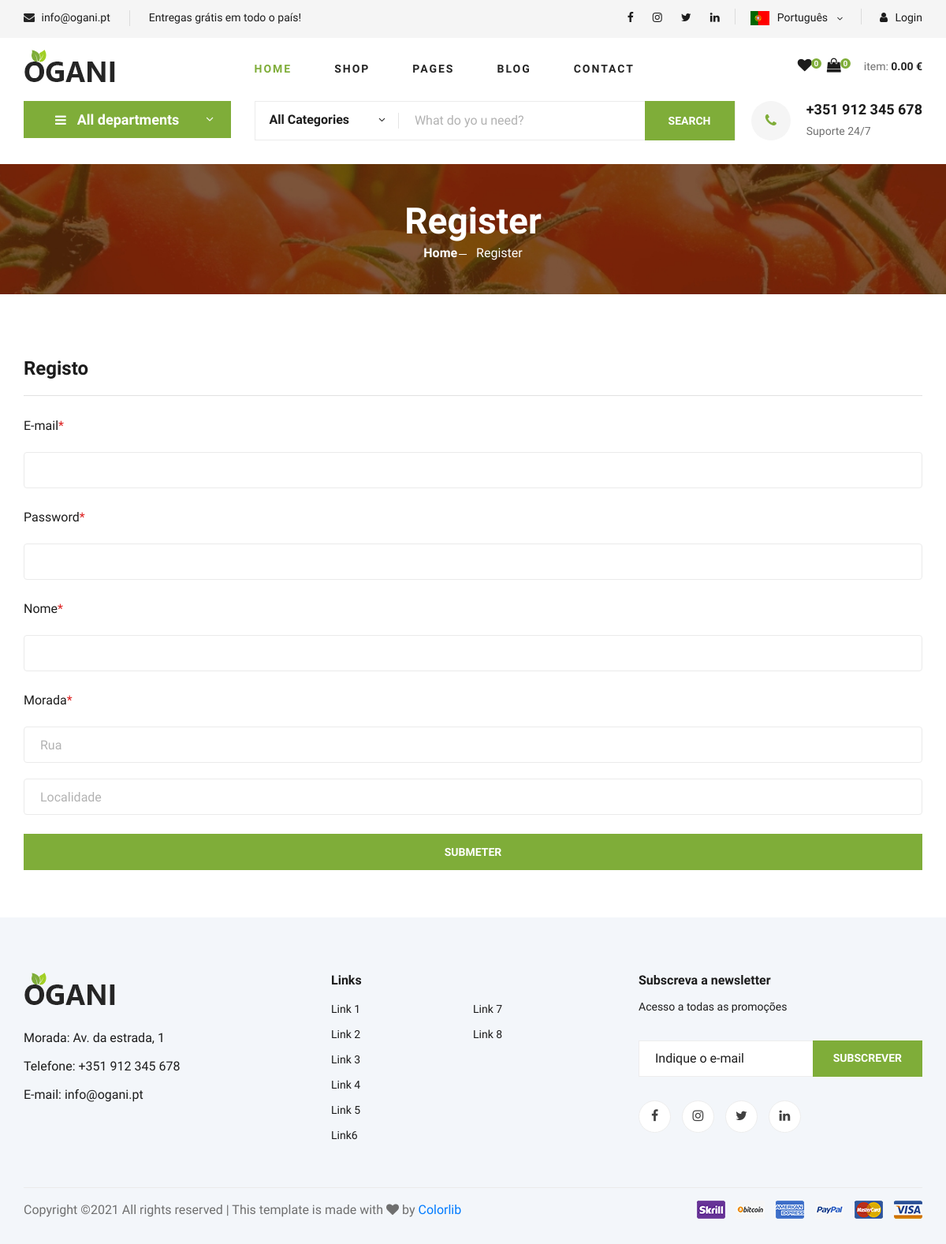
/register.php, run on the app's committed database.
### tables this page shows
CREATE TABLE `variaveispt` (
  `id` int(11) NOT NULL,
  `email` varchar(40) NOT NULL,
  `textotopo` varchar(250) NOT NULL,
  `logotipo` varchar(25) DEFAULT NULL,
  `morada` varchar(80) DEFAULT NULL,
  `telefone` varchar(30) NOT NULL,
  `emailFooter` varchar(80) NOT NULL,
  `linksUteis` varchar(50) DEFAULT NULL,
  `joinNewsletter` varchar(100) DEFAULT NULL,
  `textoNewsletter` varchar(100) DEFAULT NULL,
  `inputNewsletter` varchar(100) DEFAULT NULL,
  `buttonNewsletter` varchar(25) DEFAULT NULL,
  `suporteTelefone` varchar(30) DEFAULT NULL,
  `suporteTexto` varchar(80) DEFAULT NULL
);

CREATE TABLE `redessociais` (
  `id` int(11) NOT NULL,
  `class` varchar(30) NOT NULL,
  `link` varchar(30) NOT NULL
);

CREATE TABLE `linksuteis` (
  `id` int(11) NOT NULL,
  `link` varchar(100) NOT NULL,
  `texto` varchar(100) NOT NULL
);

### register.php (the view, shortened to what this page needs)
<?php
require_once("connection/connection.php");
$emailErr = $passwordErr = $nomeErr = $ruaErr = $localidadeErr="";
$email = $password = $nome = $rua = $localidade = "";
?>
<!DOCTYPE html>
<html lang="pt">
<head>
    <link rel="stylesheet" href="css/bootstrap.min.css" type="text/css">
    <link rel="stylesheet" href="css/font-awesome.min.css" type="text/css">
    <link rel="stylesheet" href="css/elegant-icons.css" type="text/css">
    <link rel="stylesheet" href="css/nice-select.css" type="text/css">
    <link rel="stylesheet" href="css/jquery-ui.min.css" type="text/css">
    <link rel="stylesheet" href="css/owl.carousel.min.css" type="text/css">
    <link rel="stylesheet" href="css/slicknav.min.css" type="text/css">
    <link rel="stylesheet" href="css/style.css" type="text/css">
</head>
<body onload="onload()">
    <?php require_once("header.php"); ?>
    <section class="hero hero-normal">
        <div class="container">
            <div class="row">
                <div class="col-lg-3">
                    <div class="hero__categories">
                        <div class="hero__categories__all">
                            <i class="fa fa-bars"></i>
                            <span>All departments</span>
                        </div>
                    </div>
                </div>
                <div class="col-lg-9">
                    <div class="hero__search">
                        <div class="hero__search__form">
                            <form action="#">
                                <div class="hero__search__categories">
                                    All Categories
                                    <span class="arrow_carrot-down"></span>
                                </div>
                                <input type="text" placeholder="What do yo u need?">
                                <button type="submit" class="site-btn">SEARCH</button>
                            </form>
                        </div>
                        <div class="hero__search__phone">
                            <div class="hero__search__phone__icon">
                                <i class="fa fa-phone"></i>
                            </div>
                            <div class="hero__search__phone__text">
                                <h5><?= $row_rsVariaveis['suporteTelefone']?></h5>
                                <span><?= $row_rsVariaveis['suporteTexto']?></span>
                            </div>
                        </div>
                    </div>
                </div>
            </div>
        </div>
    </section>
    <section class="breadcrumb-section set-bg" data-setbg="img/breadcrumb.jpg">
        <div class="container">
            <div class="row">
                <div class="col-lg-12 text-center">
                    <div class="breadcrumb__text">
                        <h2>Register</h2>
                        <div class="breadcrumb__option">
                            <a href="./index.php">Home</a>
                            <span>Register</span>
                        </div>
                    </div>
                </div>
            </div>
        </div>
    </section>
    <section class="checkout spad">
        <div class="container">
            <div class="checkout__form">
                <h4>Registo</h4>
                <form method="POST" action="register.php">
                    <div class="row">
                        <div class="col-lg-12 col-md-12">
                                <div class="checkout__input">
                                    <p>E-mail<span>*</span><span style="color: red;"><?= $emailErr?></span></p>
                                    <input type="email" name="email" value="<?= $email?>" required>
                                </div>
                                <div class="checkout__input">
                                    <p>Password<span>*</span><span style="color: red;"><?= $passwordErr?></span></p>
                                    <input type="password" name="password" value="<?= $password?>" required>
                                </div>
                                <div class="checkout__input">
                                    <p>Nome<span>*</span><span style="color: red;"><?= $nomeErr?></span></p>
                                    <input type="text" name="nome" value="<?= $nome?>" required>
                                </div>
                            <div class="checkout__input">
                                <p>Morada<span>*</span><span style="color: red;"><?= $ruaErr?></span><span style="color: red;"><?= $localidadeErr?></span></p>
                                <input type="text" placeholder="Rua" name="rua" value="<?= $rua?>" class="checkout__input__add" required>
                                <input type="text" placeholder="Localidade" name="localidade" value="<?= $localidade?>" required>
                            </div>
                            <button type="submit" class="site-btn" style="width: 100%;">SUBMETER</button>
                        </div>
                    </div>
                </form>
            </div>
        </div>
    </section>
    <?php require_once("footer.php"); ?>
</body>
</html>

### header.php (shortened to what this page needs)
<?php
if (isset($_GET['lang'])) {
    $lang=$_GET['lang'];
    setcookie("lang",$lang);
  }
  else
    if (isset($_COOKIE['lang'])) {
      $lang=$_COOKIE['lang'];
    }
    else {
      $lang="pt";
    }
$qVariaveis = "SELECT * FROM variaveis$lang";
$rsVariaveis = $csogani->query($qVariaveis);
$rsVariaveis->data_seek(0);
$row_rsVariaveis=$rsVariaveis->fetch_assoc();
$qRedesSociais = "SELECT * FROM redessociais";
$rsRedesSociais = $csogani->query($qRedesSociais);
$rsRedesSociais->data_seek(0);
?>
<header class="header">
        <div class="header__top">
            <div class="container">
                <div class="row">
                    <div class="col-lg-6 col-md-6">
                        <div class="header__top__left">
                            <ul>
                                <li><i class="fa fa-envelope"></i> <?= $row_rsVariaveis['email']?></li>
                                <li><?= $row_rsVariaveis['textotopo']?></li>
                            </ul>
                        </div>
                    </div>
                    <div class="col-lg-6 col-md-6">
                        <div class="header__top__right">
                            <div class="header__top__right__social">
                            <?php while ($row_rsRedesSociais = $rsRedesSociais->fetch_assoc()) {  ?>
                                <a href="<?= $row_rsRedesSociais['link']?>"><i class="<?= $row_rsRedesSociais['class']?>"></i></a>
                            <?php } ?>
                            </div>
                            <div class="header__top__right__language">
                                <img src="img/<?= $lang?>.png" alt="">
                                <div><?php
                                    switch ($lang) {
                                        case "pt": echo "Português"; break;
                                    }
                                ?></div>
                                <span class="arrow_carrot-down"></span>
                            </div>
                            <div class="header__top__right__auth">
                                <?php if (!isset($_SESSION['loginDone'])||$_SESSION['loginDone']!=true) {?>
                                    <a href="login.php"><i class="fa fa-user"></i> Login</a>
                                <?php } else { ?>
                                    <a href="logout.php"><i class="fa fa-user"></i> Logout</a>
                                <?php } ?>
                            </div>
                        </div>
                    </div>
                </div>
            </div>
        </div>
        <div class="container">
            <div class="row">
                <div class="col-lg-3">
                    <div class="header__logo">
                        <a href="./index.php"><img src="img/<?= $row_rsVariaveis['logotipo']?>" alt=""></a>
                    </div>
                </div>
                <div class="col-lg-6">
                    <nav class="header__menu">
                        <ul>
                            <li class="active"><a href="./index.php">Home</a></li>
                            <li><a href="./shop-grid.html">Shop</a></li>
                            <li><a href="#">Pages</a>
                            </li>
                            <li><a href="./blog.html">Blog</a></li>
                            <li><a href="./contact.html">Contact</a></li>
                        </ul>
                    </nav>
                </div>
                <div class="col-lg-3">
                    <div class="header__cart">
                        <ul>
                            <li><a href="#"><i class="fa fa-heart"></i> <span>0</span></a></li>
                            <li><a href="shoping-cart.php"><i class="fa fa-shopping-bag"></i> <span id="numProds">0</span></a></li>
                        </ul>
                        <div class="header__cart__price">item: <span id="total">0.00 €</span></div>
                    </div>
                </div>
            </div>
        </div>
    </header>

### footer.php (shortened to what this page needs)
<?php
if (isset($_GET['lang'])) {
    $lang=$_GET['lang'];
    setcookie("lang",$lang);
  }
  else
    if (isset($_COOKIE['lang'])) {
      $lang=$_COOKIE['lang'];
    }
    else {
      $lang="pt";
    }
$qVariaveis = "SELECT * FROM variaveis$lang";
$rsVariaveis = $csogani->query($qVariaveis);
$rsVariaveis->data_seek(0);
$row_rsVariaveis=$rsVariaveis->fetch_assoc();
$qRedesSociais = "SELECT * FROM redessociais";
$rsRedesSociais = $csogani->query($qRedesSociais);
$rsRedesSociais->data_seek(0);
$qLinks = "SELECT * FROM linksuteis";
$rsLinks = $csogani->query($qLinks);
$rsLinks->data_seek(0);
?>
<footer class="footer spad">
        <div class="container">
            <div class="row">
                <div class="col-lg-3 col-md-6 col-sm-6">
                    <div class="footer__about">
                        <div class="footer__about__logo">
                            <a href="./index.html"><img src="img/<?= $row_rsVariaveis['logotipo']?>" alt=""></a>
                        </div>
                        <ul>
                            <li><?= $row_rsVariaveis['morada']?></li>
                            <li><?= $row_rsVariaveis['telefone']?></li>
                            <li><?= $row_rsVariaveis['emailFooter']?></li>
                        </ul>
                    </div>
                </div>
                <div class="col-lg-4 col-md-6 col-sm-6 offset-lg-1">
                    <div class="footer__widget">
                        <h6><?= $row_rsVariaveis['linksUteis']?></h6>
                        <ul>
                        <?php
                            $numLinks=1;
                            while ($row_rsLinks = $rsLinks->fetch_assoc()) {
                                if ($numLinks==7) {
                                    echo "</ul><ul>";
                                }
                                ?>
                            <li><a href="<?= $row_rsLinks['link']?>"><?= $row_rsLinks['texto']?></a></li>
                        <?php
                            $numLinks++;
                            } ?>
                        </ul>
                    </div>
                </div>
                <div class="col-lg-4 col-md-12">
                    <div class="footer__widget">
                        <h6><?= $row_rsVariaveis['joinNewsletter']?></h6>
                        <p><?= $row_rsVariaveis['textoNewsletter']?></p>
                        <form action="newsletter.php" method="POST">
                            <input type="text" placeholder="<?= $row_rsVariaveis['inputNewsletter']?>" name="email">
                            <button type="submit" class="site-btn" onclick="subscreve()"><?= $row_rsVariaveis['buttonNewsletter']?></button>
                        </form>
                        <div class="footer__widget__social">
                        <?php
                        $rsRedesSociais->data_seek(0);
                        while ($row_rsRedesSociais = $rsRedesSociais->fetch_assoc()) {  ?>
                                <a href="<?= $row_rsRedesSociais['link']?>"><i class="<?= $row_rsRedesSociais['class']?>"></i></a>
                            <?php } ?>
                        </div>
                    </div>
                </div>
            </div>
            <div class="row">
                <div class="col-lg-12">
                    <div class="footer__copyright">
                        <div class="footer__copyright__text"><p>
  Copyright &copy;<script>document.write(new Date().getFullYear());</script> All rights reserved | This template is made with <i class="fa fa-heart" aria-hidden="true"></i> by <a href="https://colorlib.com" target="_blank">Colorlib</a>
  </p></div>
                        <div class="footer__copyright__payment"><img src="img/payment-item.png" alt=""></div>
                    </div>
                </div>
            </div>
        </div>
    </footer>

### data on the page
variaveispt: email "info@ogani.pt", textotopo "Entregas grátis em todo o país!", logotipo (picture), suporteTelefone "+351 912 345 678", suporteTexto "Suporte 24/7", morada "Morada: Av. da estrada, 1", telefone "Telefone: +351 912 345 678", emailFooter "E-mail: info@ogani.pt", linksUteis "Links", joinNewsletter "Subscreva a newsletter", textoNewsletter "Acesso a todas as promoções", email "Indique o e-mail", buttonNewsletter "SUBSCREVER"
linksuteis: texto "Link 1"
linksuteis: texto "Link 2"
linksuteis: texto "Link 3"
linksuteis: texto "Link 4"
linksuteis: texto "Link 5"
linksuteis: texto "Link6"
linksuteis: texto "Link 7"
linksuteis: texto "Link 8"
